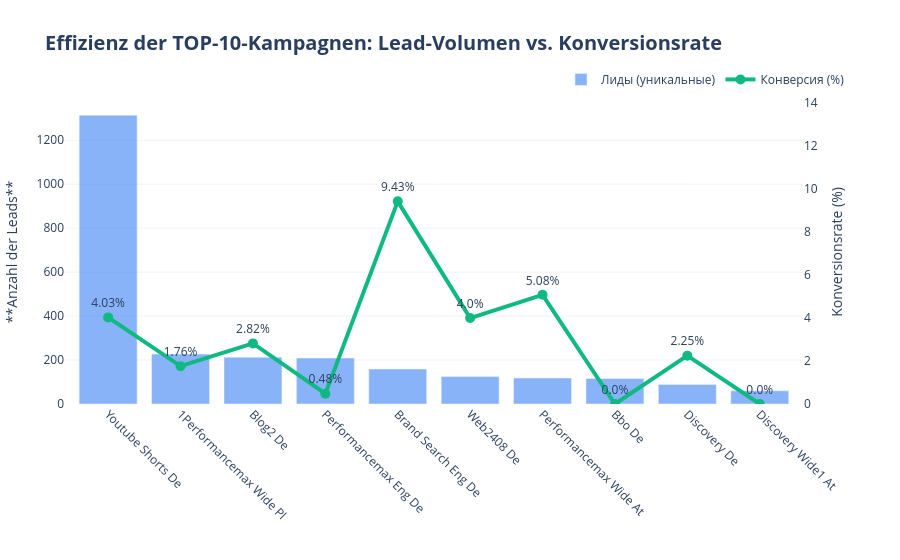

The cell this chart's notebook holds for it:
### Code cell
merged_df['Display_Name'] = merged_df['Campaign_Clean'].str.replace('_', ' ').str.title()
plot_df = merged_df.sort_values(by='Unique_Leads', ascending=False).head(10)

# 2. Erstellung einer Grafik mit zwei Y-Achsen
fig_campaign = make_subplots(specs=[[{"secondary_y": True}]])

# Hinzufügen der SÄULEN (Leads)
fig_campaign.add_trace(
    go.Bar(
        x=plot_df['Display_Name'],
        y=plot_df['Unique_Leads'],
        name="Лиды (уникальные)",
        marker_color='#3B82F6',
        opacity=0.6,
        hovertemplate="Кампания: %{x}<br>Лидов: %{y}<extra></extra>"
    ),
    secondary_y=False,
)

# Hinzufügen der LINIE (Konversionsrate)
fig_campaign.add_trace(
    go.Scatter(
        x=plot_df['Display_Name'],
        y=plot_df['Conversion_Rate'],
        name="Конверсия (%)",
        mode="lines+markers+text",
        line=dict(color='#10B981', width=4),
        marker=dict(size=10),
        text=plot_df['Conversion_Rate'].apply(lambda x: f"{x}%"),
        textposition="top center",
        hovertemplate="Kampagne: %{x}<br>Konversionsrate: %{y}%<extra></extra>"
    ),
    secondary_y=True,
)

fig_campaign.update_layout(
    title='<b>Effizienz der TOP-10-Kampagnen: Lead-Volumen vs. Konversionsrate</b>',
    title_font_size=20,
    plot_bgcolor='white',
    hovermode="x unified",
    legend=dict(orientation="h", yanchor="bottom", y=1.02, xanchor="right", x=1),
    margin=dict(t=100, b=50, l=50, r=50)
)


fig_campaign.update_xaxes(title_text="", tickangle=45, showgrid=False)
fig_campaign.update_yaxes(title_text="**Anzahl der Leads**", secondary_y=False, showgrid=True, gridcolor='rgba(0,0,0,0.05)')
fig_campaign.update_yaxes(title_text="Konversionsrate (%)", secondary_y=True, showgrid=False, range=[0, plot_df['Conversion_Rate'].max() * 1.5])

fig_campaign.show()

print(f"---KURZE ZUSAMMENFASSUNG FÜR DEN BERICHT---")
print(f"1. Führender Kanal bei der Lead-Generierung {plot_df.iloc[0]['Display_Name']}")
print(f"2. **Höchste Traffic-Qualität** (oder: **Beste Traffic-Qualität**) (CR): {plot_df.sort_values(by='Conversion_Rate', ascending=False).iloc[0]['Display_Name']}")

### Figure 1 — Plotly figure (JSON) as saved in the notebook; plotly's stock layout.template omitted (floating-point values rounded to 4 significant figures)
{"data": [{"hovertemplate": "Кампания: %{x}<br>Лидов: %{y}<extra></extra>", "marker": {"color": "#3B82F6"}, "name": "Лиды (уникальные)", "opacity": 0.6, "type": "bar", "x": ["Youtube Shorts De", "1Performancemax Wide Pl", "Blog2 De", "Performancemax Eng De", "Brand Search Eng De", "Web2408 De", "Performancemax Wide At", "Bbo De", "Discovery De", "Discovery Wide1 At"], "xaxis": "x", "y": [1314, 227, 213, 209, 159, 125, 118, 116, 89, 60], "yaxis": "y"}, {"hovertemplate": "Kampagne: %{x}<br>Konversionsrate: %{y}%<extra></extra>", "line": {"color": "#10B981", "width": 4}, "marker": {"size": 10}, "mode": "lines+markers+text", "name": "Конверсия (%)", "text": ["4.03%", "1.76%", "2.82%", "0.48%", "9.43%", "4.0%", "5.08%", "0.0%", "2.25%", "0.0%"], "textposition": "top center", "type": "scatter", "x": ["Youtube Shorts De", "1Performancemax Wide Pl", "Blog2 De", "Performancemax Eng De", "Brand Search Eng De", "Web2408 De", "Performancemax Wide At", "Bbo De", "Discovery De", "Discovery Wide1 At"], "xaxis": "x", "y": [4.03, 1.76, 2.82, 0.48, 9.43, 4.0, 5.08, 0.0, 2.25, 0.0], "yaxis": "y2"}], "layout": {"hovermode": "x unified", "legend": {"orientation": "h", "x": 1, "xanchor": "right", "y": 1.02, "yanchor": "bottom"}, "margin": {"b": 50, "l": 50, "r": 50, "t": 100}, "plot_bgcolor": "white", "title": {"font": {"size": 20}, "text": "<b>Effizienz der TOP-10-Kampagnen: Lead-Volumen vs. Konversionsrate</b>"}, "xaxis": {"anchor": "y", "domain": [0, 0.94], "showgrid": false, "tickangle": 45, "title": {"text": ""}}, "yaxis": {"anchor": "x", "domain": [0, 1], "gridcolor": "rgba(0,0,0,0.05)", "showgrid": true, "title": {"text": "**Anzahl der Leads**"}}, "yaxis2": {"anchor": "x", "overlaying": "y", "range": [0, 14.14], "showgrid": false, "side": "right", "title": {"text": "Konversionsrate (%)"}}}}
